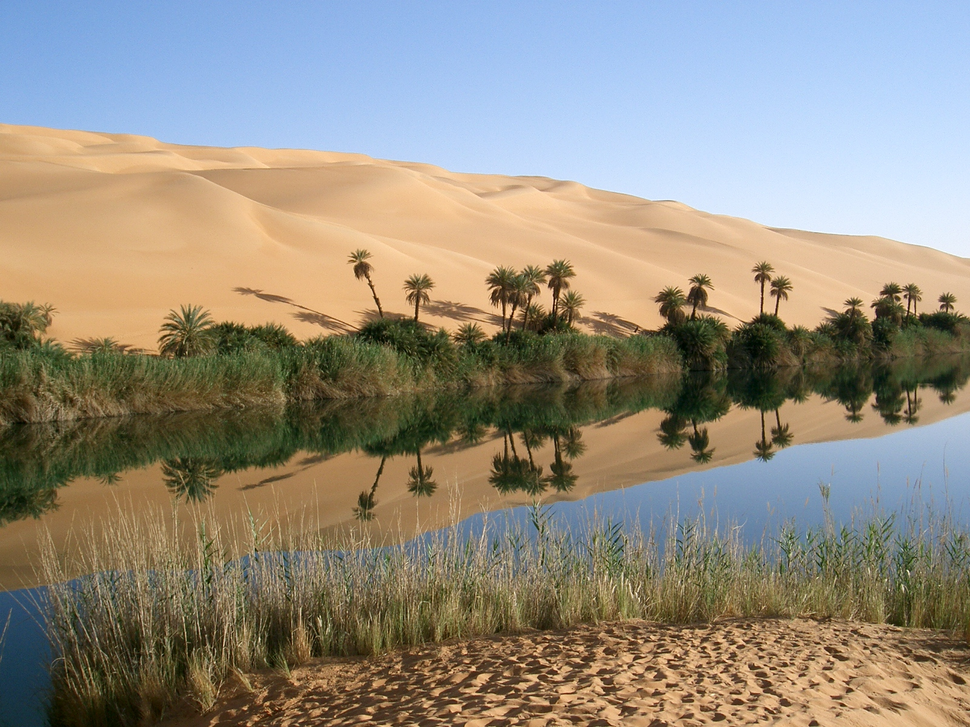
#> input picture src/oasis.png, 970 x 727 px, shrunk from 1600 x 1200 before the run
$ python img_removemostcolor.py
#> lines starting #> are read from the running program, lines starting #| are printed output that depends on the picture
import cv2
import numpy as np
import matplotlib.pyplot as plt
import itertools

def simplify_img_random_vals(img, grid_size=None):
	''' Quick and easy function to simplify the img with random parameters.
		Combination of simplify_img and draw_squares

	Keyword arguments:
	img (numpy.ndarray) - input color image
	grid_size (int) - the size of each square in the grid
	'''
	if not grid_size:
		grid_size = img.shape[0] // 16
	percent_in_color = np.random.uniform(low=.01,high=.07)
	square_size = int(np.random.uniform(low=2,high=16))
	squares = simplify_img(img, percent_in_color=percent_in_color, grid_size=grid_size)
	return draw_squares(img, squares, square_size=square_size)


def simplify_img(img, percent_in_color=.1, grid_size=32):
	''' Divides the image into a grid, chooses a percentage of the squares and gets the
	color of the center pixel of each square.

	Keyword arguments:
	img (numpy.ndarray) - input color image
	percent_in_color (float) - percentage of the squares to color
	grid_size - the size of each square in the grid (not necessarily the same as square_size in draw_squares)
	'''
#> called with percent_in_color = 0.01, grid_size = 32
	# Put the image into a grid
	num_squares_per_row = img.shape[0] // grid_size
#> num_squares_per_row = 22
	num_squares_per_col = img.shape[1] // grid_size
#> num_squares_per_col = 30
	squares_count = int(np.floor(num_squares_per_row * num_squares_per_col))
#> squares_count = 660
	squares = list(itertools.product(*[range(num_squares_per_row),range(num_squares_per_col)]))

	# Choose a number of those squares to be colored
	num_to_choose = int(len(squares)*percent_in_color)
#> num_to_choose = 6

	chosen_squares = list(squares[i] for i in np.random.permutation(len(squares))[:num_to_choose])

	# Get the average color of the squares
	grid_colors = {}
	for square in chosen_squares:
		x = square[0]*grid_size+grid_size//2
		y = square[1]*grid_size+grid_size//2
		color = img[x][y]
		grid_colors[(x,y)] = color
#> this loop made 6 passes
#> color on passes 1 to 6: [75, 77, 78], [174, 203, 243], [150, 188, 238], [149, 138, 124], [215, 180, 139], [232, 195, 153]
#> after the loop, grid_colors = {(592, 48): [75, 77, 78], (112, 432): [174, 203, 243], (16, 464): [150, 188, 238], (560, 528): [149, 138, 124], (304, 912): [215, 180, 139], (176, 400): [232, 195, 153]}

	return grid_colors


def draw_squares(img, square, square_size=5):
	''' Draws all the squares in the square dictionary with given color

	Keyword arguments:
	square (dict) - dictionary containing the squares (with x,y as keys and color as values)
	square_size (int) - size of the squares when drawing
	'''

	square_size//=2
	for (x,y) in square.keys():
		# Need two for loops for each square
		for r in range(x-square_size, x+square_size):
			for c in range(y-square_size, y+square_size):
				try:
					img[r][c] = square[(x,y)] # Get the color associated with the square
				except:
					pass # In case the coordinate is not valid
	return img

if __name__ =='__main__':
	img = cv2.cvtColor(cv2.imread('oasis.png'), cv2.COLOR_BGR2RGB)
	squares = simplify_img(img, percent_in_color=.01)
#> squares has the same summary as grid_colors in simplify_img
	grayscale_3channels = cv2.cvtColor(cv2.imread('oasis.png', 0),
								cv2.COLOR_GRAY2RGB)
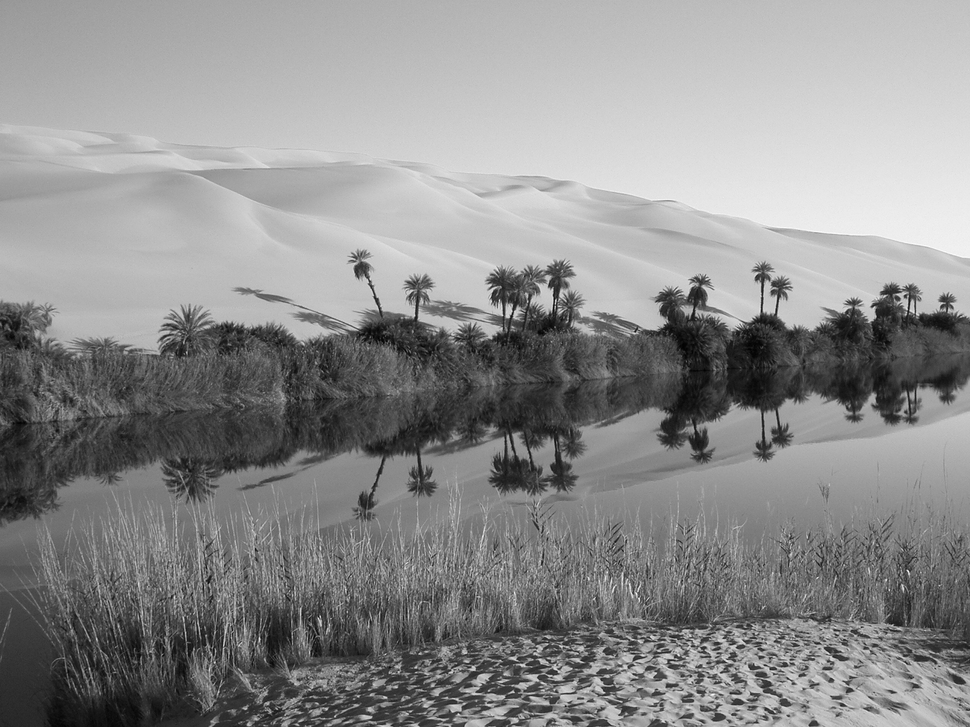
#> grayscale_3channels: shape (727, 970, 3); min 0, max 252, mean 140.5
	print(grayscale_3channels.shape)
#| (727, 970, 3)
	gray_img = draw_squares(grayscale_3channels, squares, square_size=16)
#> the loop in draw_squares, `for (x,y) in square.keys():` made 6 passes

	plt.subplot(1,2,1)
	plt.title('Original Image')
	plt.imshow(img)
	plt.subplot(1,2,2)
	plt.title('Mostly Grayscale Image')
	plt.imshow(gray_img)
	plt.show()
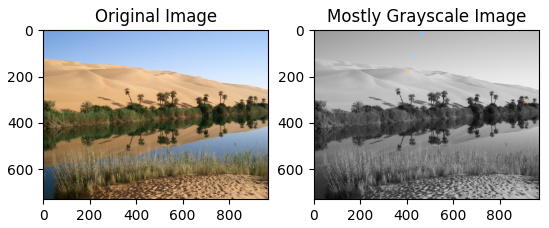
#> figure drawn by matplotlib, 2 panels; B, G, R data is drawn as R, G, B

$ run again, with src/test_im.png copied over src/oasis.png
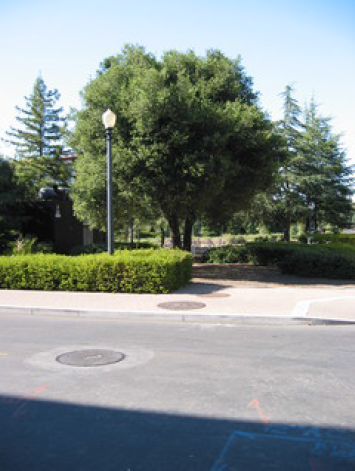
#> input picture src/test_im.png, 355 x 471 px
#> the loop in simplify_img, `for square in chosen_squares:` made 1 pass
#> color on pass 1: [145, 162, 97]
#> after the loop in simplify_img, `for square in chosen_squares:`: grid_colors = {(80, 144): [145, 162, 97]}
#> `grayscale_3channels = cv2.cvtColor(cv2.imread('oasis.png', 0), cv2.COL..`:
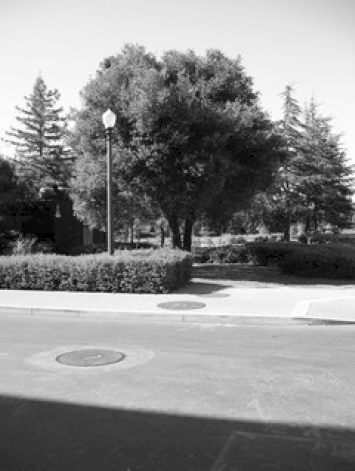
#> grayscale_3channels: shape (471, 355, 3); min 0, max 255, mean 138.7
#| (471, 355, 3)
#> the loop in draw_squares, `for (x,y) in square.keys():` made 1 pass
#> `plt.show()`:
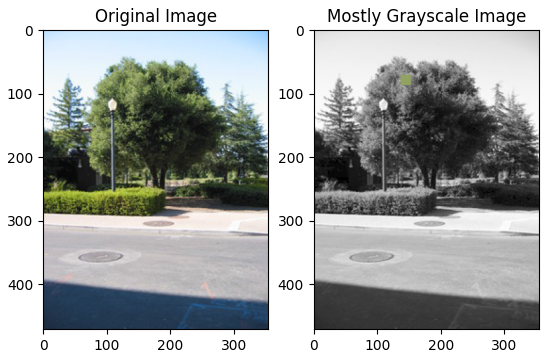
#> figure drawn by matplotlib, 2 panels; B, G, R data is drawn as R, G, B

$ run again, with src/test_im_woman.png copied over src/oasis.png
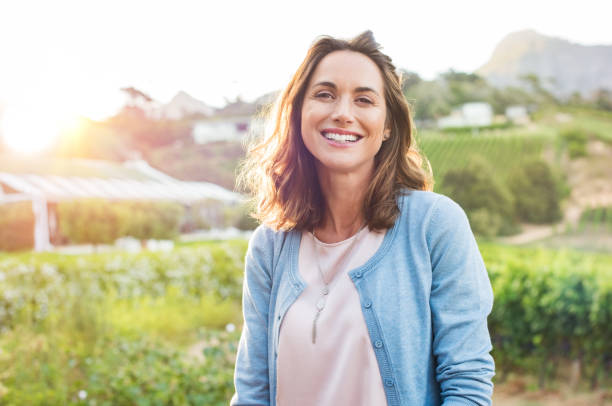
#> input picture src/test_im_woman.png, 612 x 406 px
#> the loop in simplify_img, `for square in chosen_squares:` made 2 passes
#> color on passes 1 to 2: [204, 217, 147], [215, 202, 212]
#> after the loop in simplify_img, `for square in chosen_squares:`: grid_colors = {(240, 208): [204, 217, 147], (336, 336): [215, 202, 212]}
#> `squares = simplify_img(img, percent_in_color=.01)`: squares has the same summary as grid_colors in simplify_img
#> `grayscale_3channels = cv2.cvtColor(cv2.imread('oasis.png', 0), cv2.COL..`:
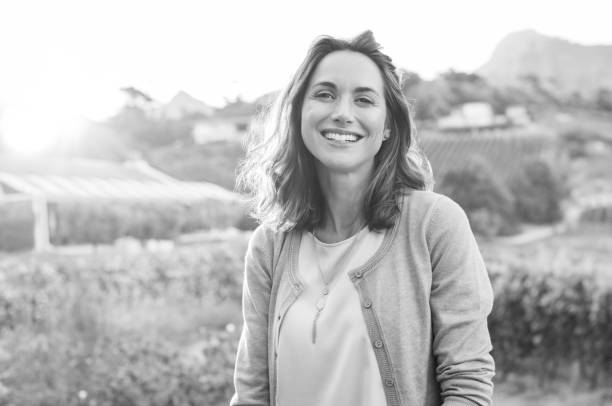
#> grayscale_3channels: shape (406, 612, 3); min 11, max 255, mean 189.2
#| (406, 612, 3)
#> the loop in draw_squares, `for (x,y) in square.keys():` made 2 passes
#> `plt.show()`:
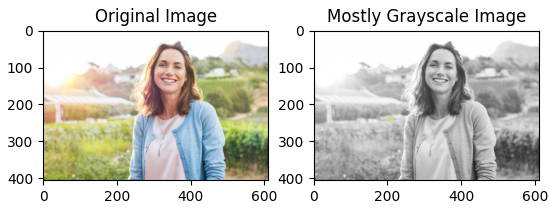
#> figure drawn by matplotlib, 2 panels; B, G, R data is drawn as R, G, B
